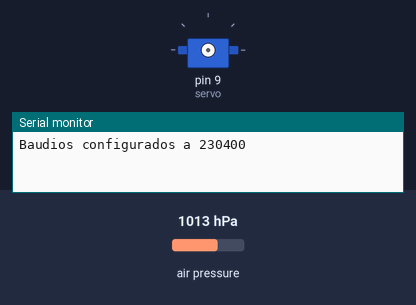
A sketch run on a simulated Arduino Uno, built with avr-gcc and run on an emulated ATmega328P. Shown: servo, the last lines printed to the serial monitor. Inputs (shaded band) come from the test bench; at power-on: air pressure 1013 hPa.

Above: at 2.2 s.
2.3 s: air pressure set to 1011 hPa
At 5.5 s:
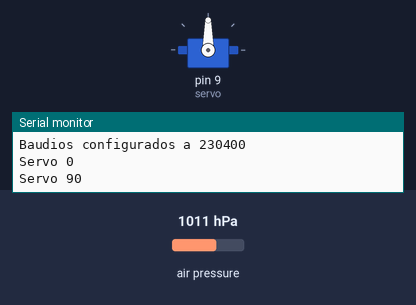
Timing chart, 0 to 7.0 s (numbered marks = the images above; inputs shaded):
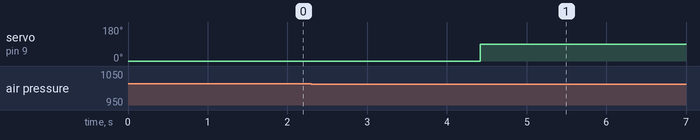

Measured:
- the behaviour switches between 1013 and 1012 hPa on air pressure (found by bisection; images 0 and 1)
- after the input at 2.3 s, servo on pin 9 (servo): 0° → 90° after 2.1 s

The sketch:

servo_con_xbee.ino
```cpp
#include <SoftwareSerial.h>
#include <Adafruit_BMP280.h>
#include <Servo.h>

Adafruit_BMP280 bmp;
SoftwareSerial xbee(2, 3);// rx(2)/tx(3)
Servo servo;

unsigned long tiempo = 0;//Declaracion de la variable del tiempo
bool magicB = true; //Booleano para controlar la entrada y salida del bootloader

float presion, altitud, presion_inicial;
bool servoHaSidoActivado = false;

void setup() {
  xbee.begin(9600); //En un principio el xbee se configura en 9600 baudios para poder comunicarse con el bootloader
  Serial.begin(230400);
  xbee.println("B");
  delay(1000);

  bmp.begin(0x76);
  presion_inicial = bmp.readPressure() / 100.0;

}

void loop() {
  altitud = bmp.readAltitude(presion_inicial);

  if (configuracionBaud()) {
    xbee.println("B");  //LA B MAGICA para configurar el modulo en ByPass
  } else {
    xbee.println(String(altitud));
  }

  if (altitud >= 1 && !servoHaSidoActivado) {
    servo.attach(9);
    servoHaSidoActivado = true;
    servo.write(0);
    Serial.println("Servo 0");
    delay(2000);

    servo.write(90);
    Serial.println("Servo 90");
    delay(1000);

    servo.detach();
  }

  delay(200);
}


bool configuracionBaud() {
  tiempo = millis();                      //Variable para medir el tiempo transcurrido
  if (tiempo > 1000 && magicB == true) {  //Validaciones para configurar la cantidad de baudios (tiempo mayor a 1000 milisegundo y que la B magica aun se este mostrando )
    magicB = false;                       //Declaramos magicB en false despues de haber accedido al bootloader y configurar el modulo en modo Transparente en la funcion loop para dar paso al mensaje que queremos enviar
    xbee.begin(230400);                   //Declaramos la comunicacion del xbee a 230400 para poder transmitir datos
    Serial.println("Baudios configurados a 230400");
  }
  return magicB;
}
```
